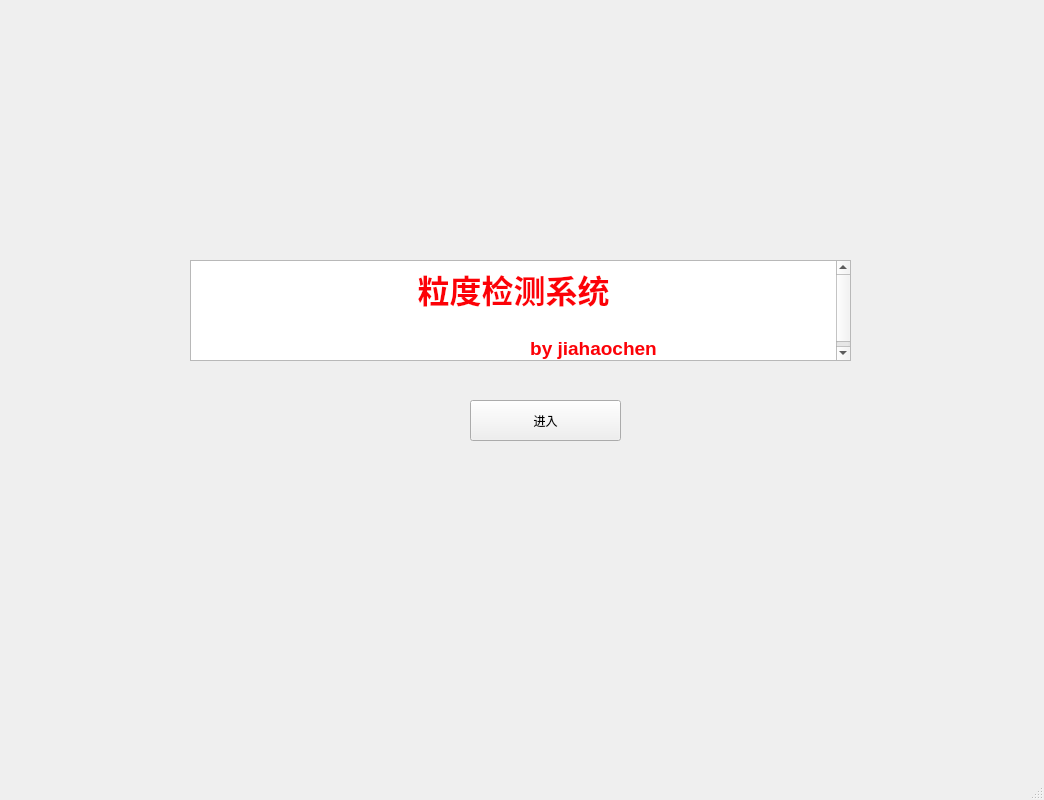
<?xml version="1.0" encoding="UTF-8"?>
<ui version="4.0">
 <class>MainWindow</class>
 <widget class="QMainWindow" name="MainWindow">
  <property name="geometry">
   <rect>
    <x>0</x>
    <y>0</y>
    <width>1044</width>
    <height>800</height>
   </rect>
  </property>
  <property name="windowTitle">
   <string>MainWindow</string>
  </property>
  <widget class="QWidget" name="centralwidget">
   <widget class="QTextBrowser" name="textBrowser">
    <property name="geometry">
     <rect>
      <x>190</x>
      <y>260</y>
      <width>661</width>
      <height>101</height>
     </rect>
    </property>
    <property name="html">
     <string>&lt;!DOCTYPE HTML PUBLIC &quot;-//W3C//DTD HTML 4.0//EN&quot; &quot;http://www.w3.org/TR/REC-html40/strict.dtd&quot;&gt;
&lt;html&gt;&lt;head&gt;&lt;meta name=&quot;qrichtext&quot; content=&quot;1&quot; /&gt;&lt;style type=&quot;text/css&quot;&gt;
p, li { white-space: pre-wrap; }
&lt;/style&gt;&lt;/head&gt;&lt;body style=&quot; font-family:'.AppleSystemUIFont'; font-size:13pt; font-weight:400; font-style:normal;&quot;&gt;
&lt;p align=&quot;center&quot; style=&quot; margin-top:12px; margin-bottom:12px; margin-left:0px; margin-right:0px; -qt-block-indent:0; text-indent:0px;&quot;&gt;&lt;span style=&quot; font-size:24pt; font-weight:600; color:#fc0107;&quot;&gt;粒度检测系统&lt;/span&gt;&lt;/p&gt;
&lt;p align=&quot;center&quot; style=&quot; margin-top:12px; margin-bottom:12px; margin-left:0px; margin-right:0px; -qt-block-indent:0; text-indent:0px;&quot;&gt;&lt;span style=&quot; font-size:24pt; font-weight:600; color:#fc0107;&quot;&gt;		&lt;/span&gt;&lt;span style=&quot; font-size:14pt; font-weight:600; color:#fc0107;&quot;&gt;by jiahaochen&lt;/span&gt;&lt;/p&gt;&lt;/body&gt;&lt;/html&gt;</string>
    </property>
   </widget>
   <widget class="QPushButton" name="pushButton">
    <property name="geometry">
     <rect>
      <x>470</x>
      <y>400</y>
      <width>151</width>
      <height>41</height>
     </rect>
    </property>
    <property name="text">
     <string>进入</string>
    </property>
   </widget>
  </widget>
  <widget class="QMenuBar" name="menubar">
   <property name="geometry">
    <rect>
     <x>0</x>
     <y>0</y>
     <width>1044</width>
     <height>22</height>
    </rect>
   </property>
  </widget>
  <widget class="QStatusBar" name="statusbar"/>
  <action name="actionaaa">
   <property name="text">
    <string>aaa</string>
   </property>
  </action>
  <action name="actionbbb">
   <property name="text">
    <string>bbb</string>
   </property>
  </action>
 </widget>
 <resources/>
 <connections/>
</ui>
